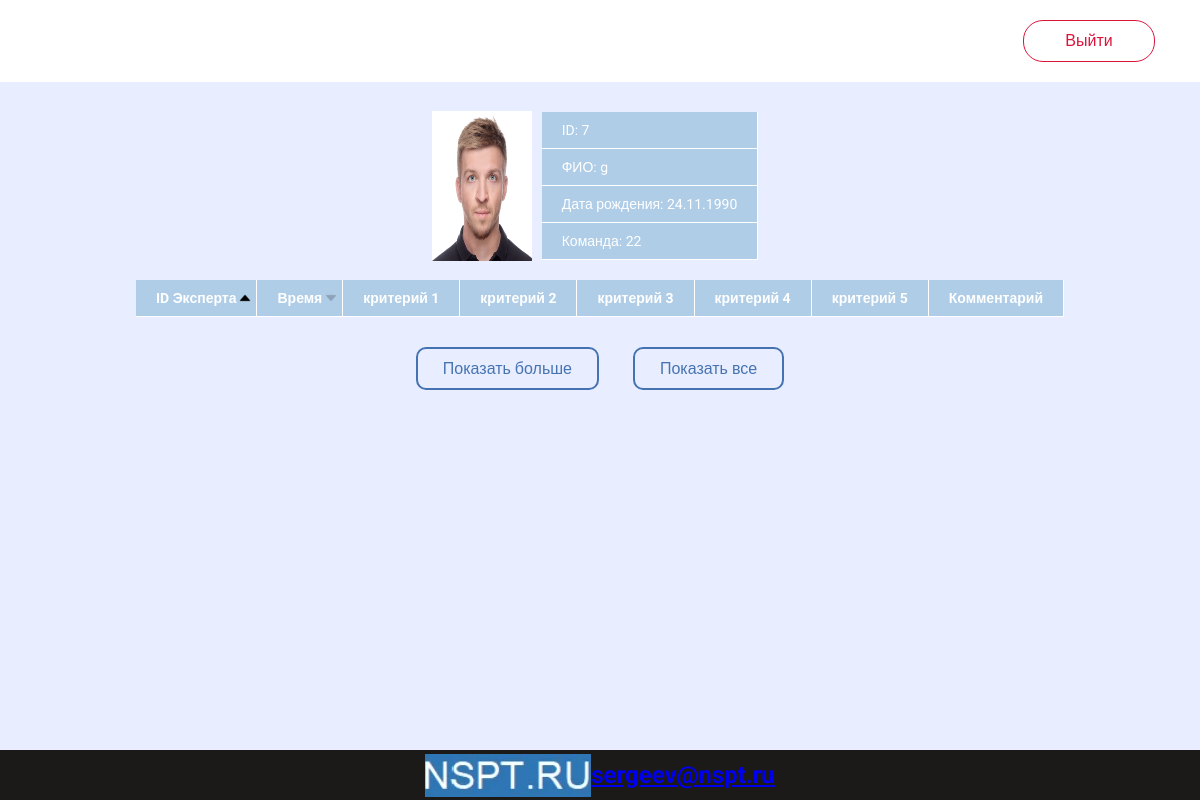
The app's page /user_grades_table/1/6 (signed in) with its own data.
### app/models.py (models this page shows, shortened)
class User(UserMixin, db.Model):
    project_id = db.Column(db.Integer)  # id в данном проете
    username = db.Column(db.String(64))
    email = db.Column(db.String(128), index=True, unique=True)
    birthday = db.Column(db.Date)
    team = db.Column(db.String(32))  # команда, класс иди что-то подобное
    place = db.Column(db.String(64))  # локация, регион или что-то подобное
    project_number = db.Column(db.Integer)  # номер проекта к которму относится
    id = db.Column(db.Integer, unique=True, primary_key=True, autoincrement=True)  # общий id
    password_hash = db.Column(db.String(128))
    grades = db.relationship('Grade', backref='user', lazy='dynamic')
    sum_grade_0 = db.Column(db.Float, default=0)
    sum_grade_1 = db.Column(db.Float, default=0)
    sum_grade_2 = db.Column(db.Float, default=0)
    sum_grade_3 = db.Column(db.Float, default=0)
    sum_grade_4 = db.Column(db.Float, default=0)
    sum_grade_all = db.Column(db.Float, default=0)

class Parameter(db.Model):
    id = db.Column(db.Integer, primary_key=True, unique=True, autoincrement=True)
    name = db.Column(db.String(32))
    weight = db.Column(db.Float, default=1.0)
    project_number = db.Column(db.Integer, db.ForeignKey('project.number'))

### app/main/routes.py (the view)
@bp.route('/user_grades_table/<project_number>/<user_id>', methods=['GET', 'POST'])
@login_required
def user_grades_table(project_number, user_id):
    grades = Grade.query.filter_by(user_id=user_id).order_by(Grade.expert_id).limit(5)
    user = User.query.filter_by(id=user_id).first()
    parameters = Parameter.query.all()
    return render_template('user_grades_table.html', title='Rating', grades=grades, user=user,
                           project_number=project_number, ParName=parameters,
                           user_id=user_id)

### app/models.py (called while the page is built, shortened)
@login.user_loader
def load_user(id):
    if int(id) < 10000:
        return User.query.get(int(id))

### app/templates/user_grades_table.html (shortened to what this page needs)
{% extends "main_0.html" %}
{%  block app_content %}
    <link rel="stylesheet"  href="{{ url_for('static', filename='admin_table.css')}}">
    <link rel="stylesheet"  href="{{ url_for('static', filename='user_grades_table.css')}}">
    <div class="container">
        <div class="data">
            <img style="width: 100px; height: 150px" src="{{ url_for('static', filename='/images/4.webp') }}" alt="">
            <table style="margin: 10px;">
                <tr>
                    <td style="text-align: left">ID: {{ user.project_id }}</td>
                </tr>
                <tr>
                    <td style="text-align: left">ФИО: {{ user.username }}</td>
                </tr>
                <tr>
                    <td style="text-align: left">Дата рождения: {{ user.birthday.strftime('%d.%m.%Y') }}</td>
                </tr>
                <tr>
                    <td style="text-align: left">Команда: {{ user.team }}</td>
                </tr>
            </table>
        </div>
    </div>
    <div class="table-wrap">
        <table class="table-sort">
            <thead>
            <tr>
                <th id="expert_id" class="sort" data-order="1" onclick="sort(this.id, {{ user_id }})">ID Эксперта</th>
                <th id="date" class="sort" data-order="0" onclick="sort(this.id, {{ user_id }})">Время</th>
                {% set i = namespace(a=0) %}
                {% for parameter in ParName %}
                    <th id="parameter{{ i.a }}">{{ parameter.name }}</th>
                    {% set i.a = i.a + 1 %}
                {% endfor %}
                <th id="comment" class="sort">Комментарий</th>
            </tr>
            </thead>
            {% set i.a = 0 %}
        </table>
    </div>
    <div class="show">
        <a class="show_btn" href="javascript:show_more(2, {{ user_id }})">
            Показать больше</a>
        <a class="show_btn" href="javascript:show_more(10000, {{ user_id }})">
            Показать все</a>
    </div>
{% endblock %}

### app/static/main_0.css (style rules this page uses)
* { -webkit-tap-highlight-color: rgba(0, 0, 0, 0); }
body { justify-content: center; align-items: center; height: 100vh; font-family: 'Roboto', sans-serif; background-color: #e8edff; margin: 0; }

### app/static/admin_table.css (style rules this page uses)
.table-wrap { overflow-x: auto; }
.table-sort { margin: auto; justify-content: space-around; vertical-align: middle; align-items: center; cursor: pointer; }
table { font-family: 'Roboto', sans-serif; font-size: 14px; border-collapse: collapse; text-align: center; table-layout: fixed; }
th, td:first-child { background: #AFCDE7; color: white; padding: 10px 20px; margin: auto; }
th { transition: all 0.2s ease; cursor: pointer; border-style: solid; border-width: 0 1px 1px 0; border-color: white; }
td { border-style: solid; border-width: 0 1px 1px 0; border-color: white; background: #D8E6F3; margin: auto; }
th:first-child, td:first-child { text-align: center; }
th.sort, th.sort { position: relative; }
th.sort[data-order="0"]::after { content: url("arrowDown.png"); position: absolute; opacity: 0.2; right: 3px; transition: all 0.2s ease; transform: rotate(0deg); }
th.sort[data-order="1"]::after, th.sort[data-order="-1"]::after { transition: all 0.2s ease; position: absolute; right: 3px; opacity: 1; content: url("arrowDown.png"); }
th.sort[data-order="1"]::after { transform: rotate(180deg); }
.show_btn { margin: 10px 15px; text-decoration: none; padding: 10px 25px; font-family: 'Roboto', sans-serif; font-weight: 500; color: rgba(0, 64, 144, 0.7); background: transparent; outline: none !important; cursor: pointer; -webkit-transition: all 0.2s ease; transition: all 0.2s ease; position: relative; display: inline-block; border: 2px solid rgba(0, 64, 144, 0.7); border-radius: 10px; }
.show { text-align: center; margin: 20px auto; }
.show_btn:not(active) { box-shadow: 0 0 0 0; transform: scale(1); }

### app/static/user_grades_table.css (style rules this page uses)
@media screen and (min-width: 768px) { .container { display: flex; justify-content: space-between; } }
@media screen and (min-width: 768px) { .data { display: flex; margin: 0 auto; justify-content: center; vertical-align: center; align-items: center; background-color: #e8edff; } }
.data { display: flex; margin: 10px auto; justify-content: center; vertical-align: center; align-items: center; background-color: #e8edff; }

### records on screen
User: project_id "7", username "g", birthday "24.11.1990", team "22"
Parameter: name "критерий 1"
Parameter: name "критерий 2"
Parameter: name "критерий 3"
Parameter: name "критерий 4"
Parameter: name "критерий 5"
